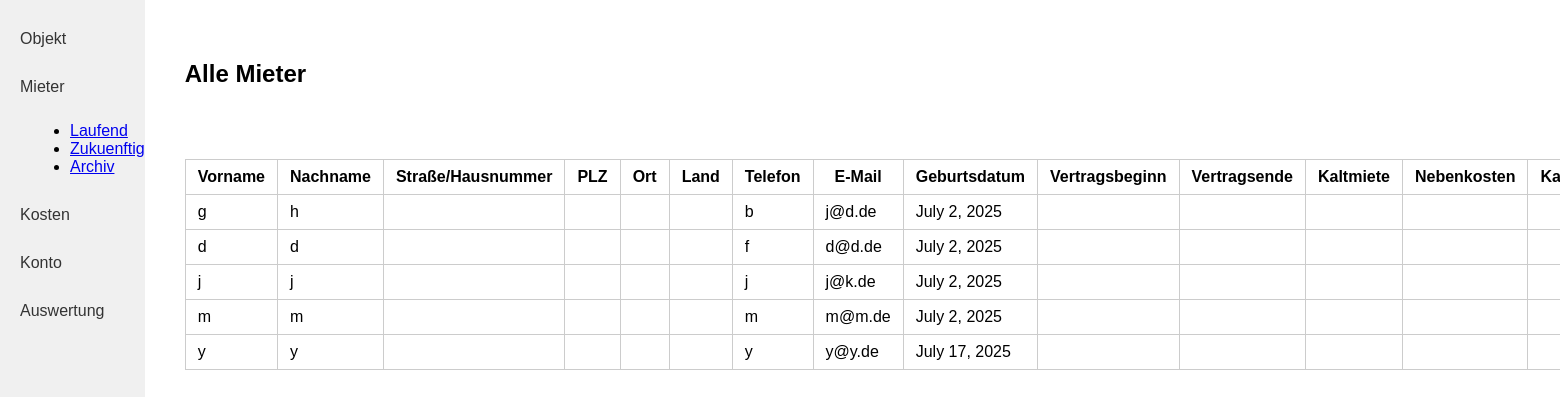
The app's page /mieter/ (signed in), older data.
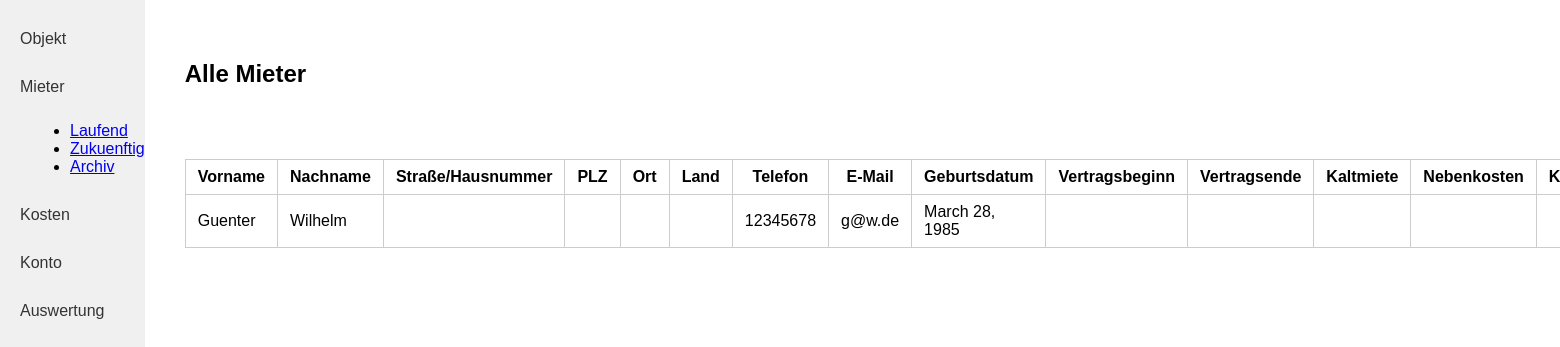
The same page, newer data.
### kostenpruefung_mietobjekte_app/models.py (models this page shows, shortened)
class Mieter(models.Model):
    created_by = models.ForeignKey(User, on_delete=models.CASCADE, related_name="mieter_created", null=True, blank=True)
    vorname = models.CharField(max_length=255)
    nachname = models.CharField(max_length=255)
    telefon = models.CharField(max_length=100)
    e_mail = models.EmailField()
    geburtsdatum = models.DateField()

### kostenpruefung_mietobjekte_app/views.py (the view)
# urls.py: path('mieter/', mieter, name='mieter'),
def mieter(request):
    mieter = Mieter.objects.filter(created_by=request.user)
    return render(request, 'kostenpruefung_mietobjekte_app/mieter.html', {'mieter': mieter})

### kostenpruefung_mietobjekte_app/templates/kostenpruefung_mietobjekte_app/mieter.html (shortened to what this page needs)
{% load static %}
<!DOCTYPE html>
<html lang="de">
<head>
    <link rel="stylesheet" href="{% static 'kostenpruefung_mietobjekte_app/style.css' %}">
</head>
<body>
<div class="flex-container">
    <nav class="sidebar">
        <a class="sidebar-link" href="{% url 'objekt_index' %}">Objekt</a>
        <a class="sidebar-link" href="{% url 'mieter' %}">Mieter</a>
        <ul style="list-style-type: disc; margin-left: 30px; margin-bottom: 20px;">
            <li><a href="#">Laufend</a></li>
            <li><a href="#">Zukuenftig</a></li>
            <li><a href="#">Archiv</a></li>
        </ul>
        <a class="sidebar-link" href="{% url 'rechnungen' %}">Kosten</a>
        <a class="sidebar-link" href="{% url 'konto' %}">Konto</a>
        <a class="sidebar-link" href="#">Auswertung</a>
    </nav>
    <div class="main-content">
        <h2>Alle Mieter</h2>
        <table class="object-table">
            <tr>
                <th>Vorname</th>
                <th>Nachname</th>
                <th>Straße/Hausnummer</th>
                <th>PLZ</th>
                <th>Ort</th>
                <th>Land</th>
                <th>Telefon</th>
                <th>E-Mail</th>
                <th>Geburtsdatum</th>
                <th>Vertragsbeginn</th>
                <th>Vertragsende</th>
                <th>Kaltmiete</th>
                <th>Nebenkosten</th>
                <th>Kaution</th>
            </tr>
            {% for m in mieter %}
            <tr>
                <td>{{ m.vorname }}</td>
                <td>{{ m.nachname }}</td>
                <td>{{ m.strasse_hausnummer }}</td>
                <td>{{ m.plz }}</td>
                <td>{{ m.ort }}</td>
                <td>{{ m.land }}</td>
                <td>{{ m.telefon }}</td>
                <td>{{ m.e_mail }}</td>
                <td>{{ m.geburtsdatum }}</td>
                <td>{{ m.vertragsbeginn }}</td>
                <td>{{ m.vertragsende }}</td>
                <td>{{ m.kaltmiete }}</td>
                <td>{{ m.nebenkosten }}</td>
                <td>{{ m.kaution }}</td>
            </tr>
            {% empty %}
            <tr>
                <td colspan="17">Keine Mieter vorhanden.</td>
            </tr>
            {% endfor %}
        </table>
    </div>
</div>
</body>
</html>

### kostenpruefung_mietobjekte_app/static/kostenpruefung_mietobjekte_app/style.css (style rules this page uses)
body { margin: 0; font-family: Arial, sans-serif; }
.flex-container { display: flex; }
.sidebar { width: 200px; background: #f0f0f0; height: 100vh; padding: 20px 0; }
.sidebar-link { display: block; padding: 10px 20px; color: #333; text-decoration: none; margin-bottom: 10px; }
.main-content { flex: 1; padding: 40px; }
.object-table { width: 100%; border-collapse: collapse; }
.object-table th, .object-table td { border: 1px solid #ccc; padding: 8px 12px; }

Row changes from the older to the newer data that the page shows:
removed Mieter: vorname "g", nachname "h", telefon "b", e_mail "j@d.de", geburtsdatum "July 2, 2025"
removed Mieter: vorname "d", nachname "d", telefon "f", e_mail "d@d.de", geburtsdatum "July 2, 2025"
removed Mieter: vorname "j", nachname "j", telefon "j", e_mail "j@k.de", geburtsdatum "July 2, 2025"
removed Mieter: vorname "m", nachname "m", telefon "m", e_mail "m@m.de", geburtsdatum "July 2, 2025"
removed Mieter: vorname "y", nachname "y", telefon "y", e_mail "y@y.de", geburtsdatum "July 17, 2025"
added Mieter: vorname "Guenter", nachname "Wilhelm", telefon "12345678", e_mail "g@w.de", geburtsdatum "March 28, 1985"
